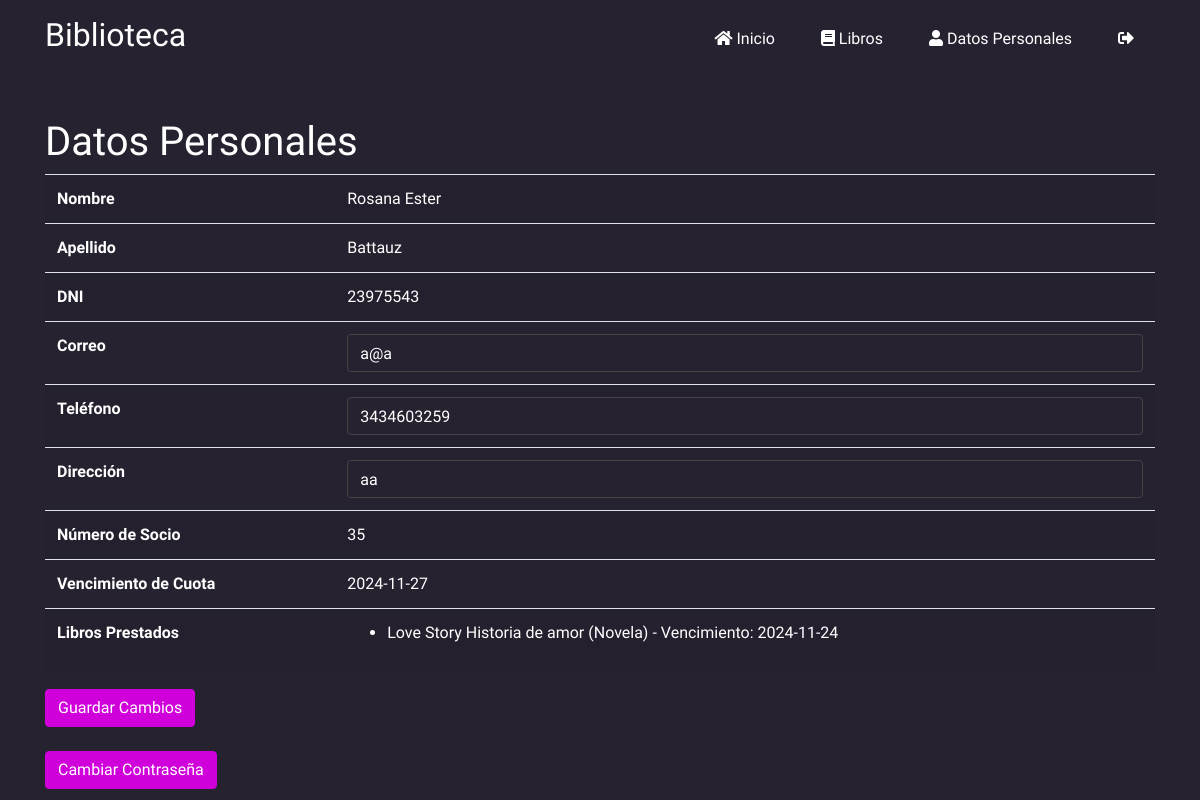
The page /socio/datos_personales.php (signed in) on the database its author committed.
### tables this page shows
CREATE TABLE `usuarios` (
  `id` int(11) NOT NULL,
  `password` text NOT NULL,
  `apellido` varchar(255) NOT NULL,
  `dni` varchar(20) NOT NULL,
  `categoria` varchar(50) NOT NULL,
  `correo` varchar(255) NOT NULL,
  `telefono` varchar(20) NOT NULL,
  `numero_de_socio` int(11) NOT NULL,
  `tipo_usuario` enum('administrador','socio') NOT NULL DEFAULT 'socio',
  `nombre` varchar(255) NOT NULL,
  `direccion` varchar(255) NOT NULL,
  `genero` varchar(10) DEFAULT NULL
);

CREATE TABLE `pagos` (
  `id` int(11) NOT NULL,
  `usuario_id` int(11) NOT NULL,
  `fecha` date NOT NULL,
  `fecha_inicio` date DEFAULT NULL,
  `metodo_pago` varchar(50) NOT NULL,
  `recibio_pago` varchar(255) NOT NULL,
  `fecha_fin` date DEFAULT NULL
);

CREATE TABLE `prestamos` (
  `id` int(11) NOT NULL,
  `id_libro` int(11) NOT NULL,
  `id_usuario` int(11) NOT NULL,
  `vencimiento` date NOT NULL
);

CREATE TABLE `libros` (
  `AUTOR` varchar(255) NOT NULL,
  `TITULO` varchar(255) NOT NULL,
  `EDITORIAL` varchar(255) NOT NULL,
  `ISBN` varchar(50) NOT NULL,
  `ID` int(11) NOT NULL,
  `ESTANTE` varchar(255) DEFAULT NULL,
  `CATEGORIA` varchar(255) DEFAULT NULL,
  `CDU` varchar(255) DEFAULT NULL,
  `NUMERO` varchar(255) DEFAULT NULL,
  `ESTADO` varchar(255) DEFAULT NULL
);

### socio/datos_personales.php (the view, shortened to what this page needs)
<?php include '../header.php'; ?>
<?php include '../db_connection.php'; ?>
<?php
$usuario_id = $_SESSION['usuario_id'];
$sql = "SELECT nombre, apellido, dni, correo, telefono, direccion, numero_de_socio FROM usuarios WHERE id = ?";
$stmt = $conn->prepare($sql);
$stmt->bind_param("i", $usuario_id);
$stmt->execute();
$result = $stmt->get_result();
$user_data = $result->fetch_assoc();
$sql_libros = "SELECT l.TITULO, p.vencimiento
               FROM prestamos p
               JOIN libros l ON p.id_libro = l.ID
               WHERE p.id_usuario = ?";
$stmt_libros = $conn->prepare($sql_libros);
$stmt_libros->bind_param("i", $usuario_id);
$stmt_libros->execute();
$result_libros = $stmt_libros->get_result();
$libros_prestados = $result_libros->fetch_all(MYSQLI_ASSOC);
$sql_vencimiento = "SELECT *
                    FROM pagos
                    WHERE usuario_id = ?
                    ORDER BY id DESC
                    LIMIT 1";
$stmt_vencimiento = $conn->prepare($sql_vencimiento);
$stmt_vencimiento->bind_param("i", $usuario_id);
$stmt_vencimiento->execute();
$result_vencimiento = $stmt_vencimiento->get_result();
$ultimo_pago = $result_vencimiento->fetch_assoc();
?>
<!DOCTYPE html>
<html lang="es">
<head>
    <link rel="stylesheet" href="https://stackpath.bootstrapcdn.com/bootstrap/4.5.2/css/bootstrap.min.css">
</head>
<body>
    <div class="container mt-5">
        <h1>Datos Personales</h1>
        <form action="actualizar_datos.php" method="POST">
            <table class="table table-striped">
                <tr>
                    <th>Nombre</th>
                    <td><?php echo htmlspecialchars($user_data['nombre']); ?></td>
                </tr>
                <tr>
                    <th>Apellido</th>
                    <td><?php echo htmlspecialchars($user_data['apellido']); ?></td>
                </tr>
                <tr>
                    <th>DNI</th>
                    <td><?php echo htmlspecialchars($user_data['dni']); ?></td>
                </tr>
                <tr>
                    <th>Correo</th>
                    <td><input type="email" name="correo" class="form-control" value="<?php echo htmlspecialchars($user_data['correo']); ?>" required></td>
                </tr>
                <tr>
                    <th>Teléfono</th>
                    <td><input type="text" name="telefono" class="form-control" value="<?php echo htmlspecialchars($user_data['telefono']); ?>" required></td>
                </tr>
                <tr>
                    <th>Dirección</th>
                    <td><input type="text" name="direccion" class="form-control" value="<?php echo htmlspecialchars($user_data['direccion']); ?>" required></td>
                </tr>
                <tr>
                    <th>Número de Socio</th>
                    <td><?php echo htmlspecialchars($user_data['numero_de_socio']); ?></td>
                </tr>
                <tr>
                    <th>Vencimiento de Cuota</th>
                    <td><?php echo htmlspecialchars($ultimo_pago['fecha_fin']); ?></td>
                </tr>
                <tr>
                    <th>Libros Prestados</th>
                    <td>
                        <?php if (count($libros_prestados) > 0): ?>
                            <ul>
                                <?php foreach ($libros_prestados as $libro): ?>
                                    <li><?php echo htmlspecialchars($libro['TITULO']) . " - Vencimiento: " . htmlspecialchars($libro['vencimiento']); ?></li>
                                <?php endforeach; ?>
                            </ul>
                        <?php else: ?>
                            No tiene libros prestados.
                        <?php endif; ?>
                    </td>
                </tr>
            </table>
            <button type="submit" class="btn btn-primary buscar-btn">Guardar Cambios</button>
        </form>
        <div class="mt-4">
            <a href="cambiar_contrasena.php" class="btn btn-primary buscar-btn">Cambiar Contraseña</a>
        </div>
    </div>
</body>
</html>

### header.php (style rules this page uses)
.lexend-custom { font-family: 'Lexend', sans-serif; font-optical-sizing: auto; font-weight: 400; font-style: normal; }
body { padding-top: 70px; }
.buscar-btn { background-color: #d000db !important; border-color: #d000db !important; }

### socio/datos_personales.php (style rules this page uses)
body, body * { color: white !important; }
body { background-color: #272230 !important; color: white !important; }
.form-control { background-color: #272230 !important; color: white !important; border: 1px solid #444 !important; }
.form-control::placeholder { color: #bbb !important; }

### rows shown on the page
usuarios: nombre "Rosana Ester", apellido "Battauz", dni "23975543", correo "a@a", telefono "3434603259", direccion "aa", numero_de_socio "35"
pagos: fecha_fin "2024-11-27"
prestamos: id_libro.TITULO "Love Story Historia de amor (Novela)", vencimiento "2024-11-24"
